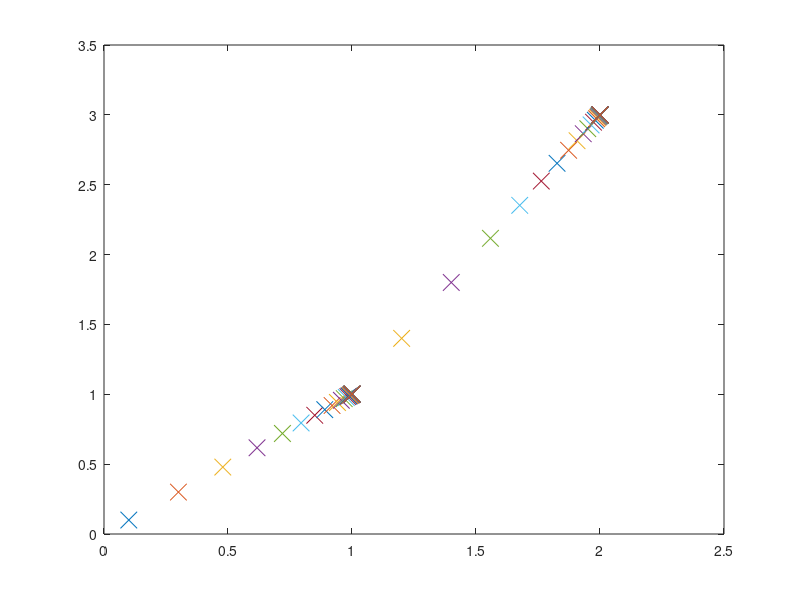

MATLAB code to generate this figure:
%% test PID code

clear all
close all

%desired (x,y) pos
Setpoints = [[1,1];[2,3]];

%all x,y positions
Px = [0];
Py = [0];

%Velocities (can take this out)
Vx = [1];
Vy = [1];

%step size
h = .1;

%PID x,y gains
Kpx = 2; Kpy = 2; %4,5,4
Kix = .001; Kiy = .001;
Kdx = .01; Kdy = .01;

%init integral+derivatives
xIntegral = 0; yIntegral = 0;
xDerivative = 0; yDerivative = 0;

%xcontroller
for i = 1:length(Setpoints)
    %error initialization
    xError = Setpoints(i,1) - Px(1);
    yError = Setpoints(i,2) - Py(1);
    for k = 1:50 %while loop doesnt work (want to do based on if error is < .0001, move on or do it w time?)
        xIntegral = xIntegral + (Setpoints(i,1) - Px(k)) * h; %integral of the error over time (Setpoints(i,1) - Px(k) here because i wanted to keep prev error in derivation)
        xDerivative = ((Setpoints(i,1) - Px(k)) - xError) / h; %derivative of error in regards to time
        xError = Setpoints(i,1) - Px(k);
    
        %calc new velo
        Vx(k+1) = Kpx*xError + Kix * xIntegral + Kdx*xDerivative; %why is it Kpx*xderivative?
        
        %calc new pos
        Px(k+1) = Px(k) + h*Vx(k);
    
    
        yIntegral = yIntegral + (Setpoints(i,2) - Py(k)) * h;
        yDerivative = ((Setpoints(i,2) - Py(k)) - yError) / h; %(curr err - prev err) / step size
        yError = Setpoints(i,2) - Py(k);
    
        %calc new velo
        Vy(k+1) = Kpy*yError + Kiy * yIntegral + Kdy*yDerivative;
        
        %calc new pos
        Py(k+1) = Py(k) + h*Vy(k);
        
        plot(Px(k+1),Py(k+1), '-x','MarkerSize',12); drawnow
        hold on
    end 
    % plot(Px,Py)
    % hold on
     Px = [Px(50)];
     Py = [Py(50)];
     Vx = [Vx(50)];
     Vy = [Vy(50)];
     % plot(Px, "green")
     % hold on
     % plot(Py, "blue")
     % xlabel("iterations")
     % ylabel("x or y position")
     % hold on

end
